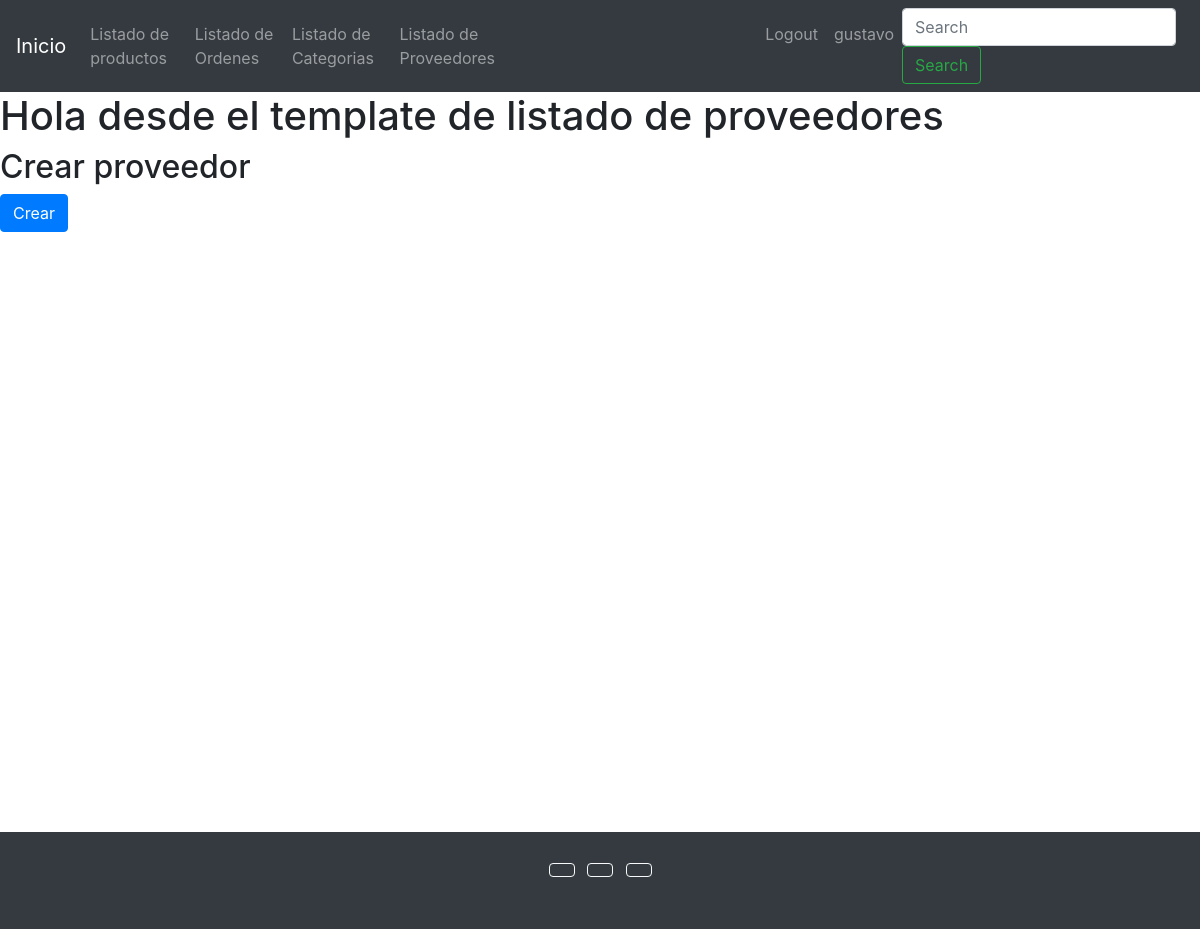
Page /providers/providers-list/ (signed in) on the earlier database version.
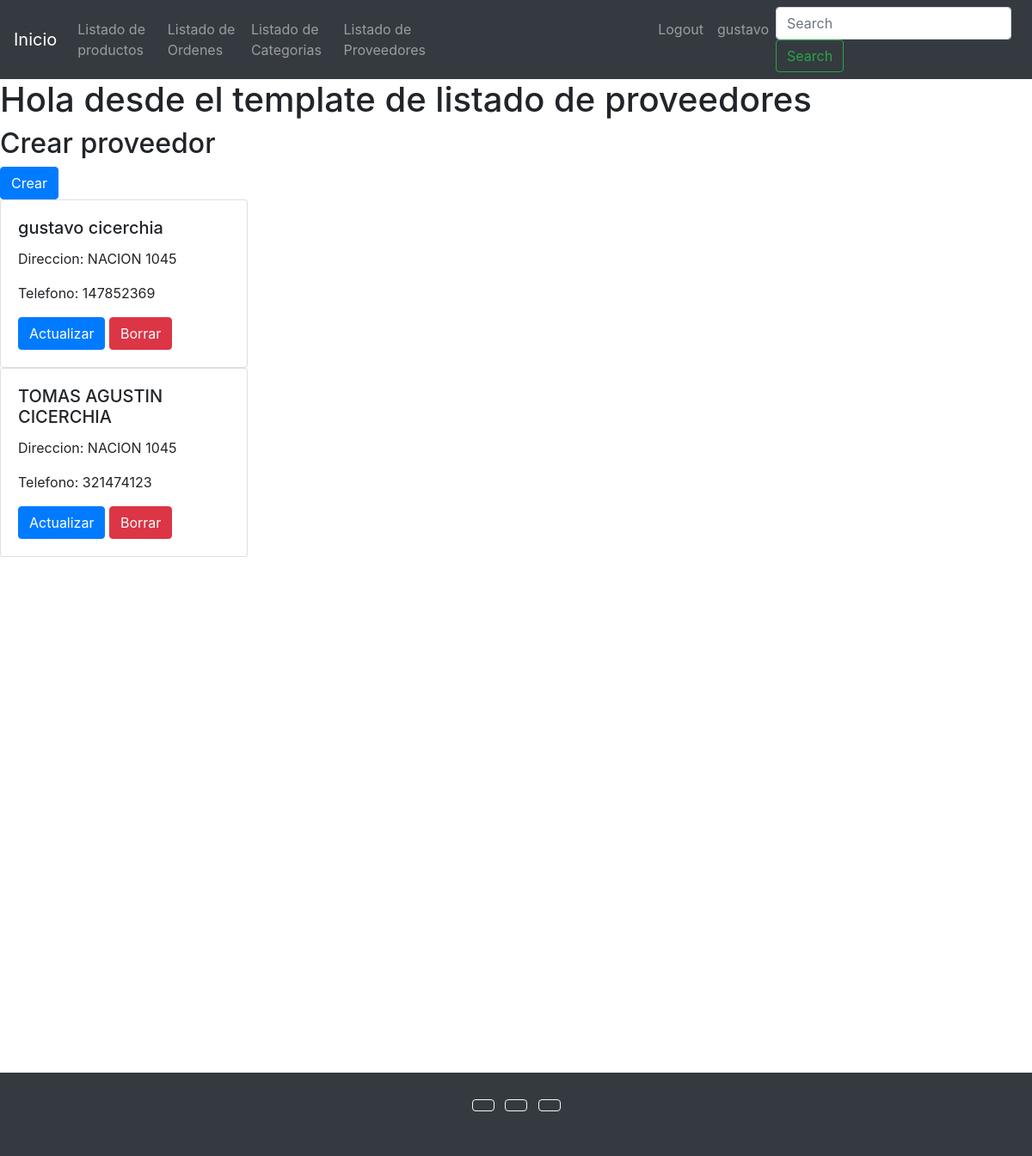
Same page on the later database version.
### providers/models.py (models this page shows, shortened)
class Provider(models.Model):
    CONDITION_CHOICES = (
        ('monotributista', 'monotributista'),
        ('responsable inscripto', 'responsable inscripto'),
    )
    name = models.CharField(max_length=100)
    address = models.CharField(max_length=300)
    phone_number = models.CharField(max_length=20)
    email = models.EmailField()
    condition = models.CharField(max_length=50, choices = CONDITION_CHOICES)
    is_active = models.BooleanField(default=True)

### providers/views.py (the view)
# urls.py: path('providers-list/', ProvidersListView.as_view(), name='providers_list'),
class ProvidersListView(LoginRequiredMixin, ListView):
    model = Provider
    template_name = 'providers/providers-list.html'
    queryset = Provider.objects.filter(is_active = True)

### templates/providers/providers-list.html (shortened to what this page needs)
{% extends 'base.html' %}
{% block content %}
    <h1>Hola desde el template de listado de proveedores</h1>
    <h2>Crear proveedor </h2> <a href="/providers/provider-create/" class="btn btn-primary">Crear</a>
    {% for provider in object_list %}
        <div class="card" style="width: 18rem;">
            <div class="card-body">
            <h5 class="card-title">{{provider.name}}</h5>
            <p class="card-text">Direccion: {{provider.address}}</p>
            <p>Telefono: {{provider.phone_number}}</p>
            <a href="/providers/provider-update/{{provider.id}}/" class="btn btn-primary">Actualizar</a>
            <a href="/providers/provider-delete/{{provider.id}}/" class="btn btn-danger">Borrar</a>
        </div>
        </div>
    {% endfor %}
{% endblock %}

Differences in the rows shown:
added Provider: name "gustavo cicerchia", address "NACION 1045", phone_number "147852369"
added Provider: name "TOMAS AGUSTIN CICERCHIA", address "NACION 1045", phone_number "321474123"
